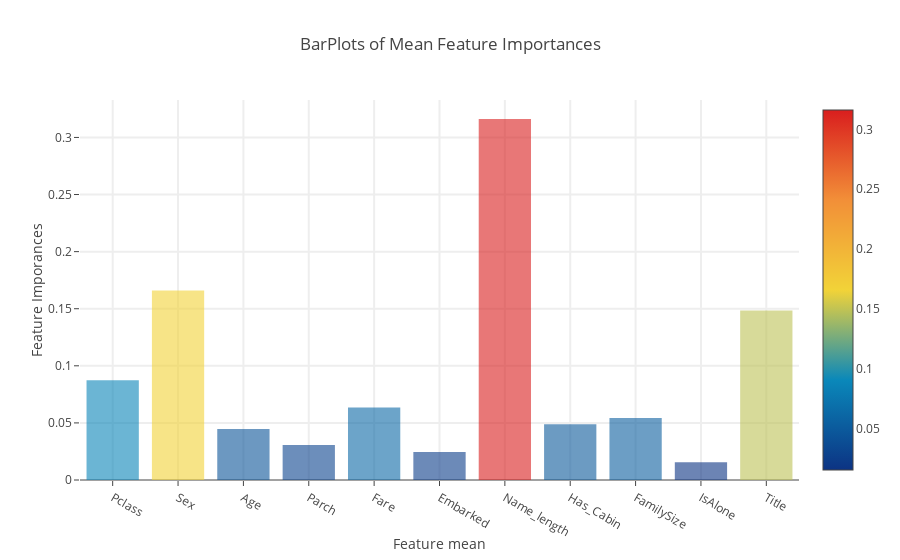

The cell this chart's notebook holds for it:
### Markdown cell above
**Plotly Barplot of Average Feature Importances**

피처 중요도의 평균을 바차트로 표시

### Code cell
y = feature_dataframe["mean"].values
x = feature_dataframe["features"].values

# data region
data = [
    go.Bar(
            x = x,
            y = y,
            marker=dict(
                color = feature_dataframe["mean"].values,
                colorscale="Portland",
                showscale=True,
                reversescale=False
            ),
            opacity=0.6
    )    
]

#그래프의 배치 및 눈금 
layout = go.Layout(
    autosize=True,
    title="BarPlots of Mean Feature Importances",
    hovermode="closest",
    xaxis = dict(
        title="Feature mean",
        ticklen= 5,
        zeroline = False,
        gridwidth= 2
    ),
    yaxis = dict(
        title= "Feature Imporances",
        ticklen= 5,
        gridwidth=  2
    ),
    showlegend = False
)
fig = go.Figure(data = data, layout = layout)
py.iplot(fig, filename='bar-direct-labels')

### Figure 1 — Plotly figure (JSON) as saved in the notebook; plotly's stock layout.template omitted (floating-point values rounded to 4 significant figures)
{"data": [{"marker": {"color": [0.08743, 0.1661, 0.04465, 0.03074, 0.06348, 0.02446, 0.3161, 0.04887, 0.05422, 0.01545, 0.1485], "colorscale": "Portland", "reversescale": false, "showscale": true}, "opacity": 0.6, "type": "bar", "x": ["Pclass", "Sex", "Age", "Parch", "Fare", "Embarked", "Name_length", "Has_Cabin", "FamilySize", "IsAlone", "Title"], "y": [0.08743, 0.1661, 0.04465, 0.03074, 0.06348, 0.02446, 0.3161, 0.04887, 0.05422, 0.01545, 0.1485]}], "layout": {"autosize": true, "hovermode": "closest", "showlegend": false, "title": "BarPlots of Mean Feature Importances", "xaxis": {"gridwidth": 2, "ticklen": 5, "title": "Feature mean", "zeroline": false}, "yaxis": {"gridwidth": 2, "ticklen": 5, "title": "Feature Imporances"}}}
